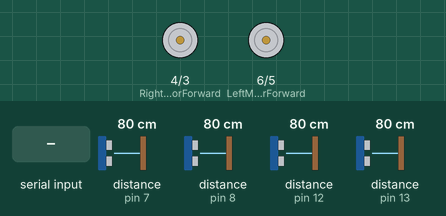
The sketch below on a simulated Arduino Uno, built with avr-gcc and run on an emulated ATmega328P. On the bench: motor-driver pin pairs drawn as motors (green arrow = first pin HIGH = forward, orange = second pin HIGH = backward, longer = more drive). Inputs (shaded band) come from the test bench; at power-on: distance to the obstacle (sensors on pin 7, pin 8, pin 12, pin 13) 80 cm. The echo pulse lasts 58.3 µs per cm.

Above: at 1.4 s.
1.5 s: "Q" received over Serial
At 2.0 s:
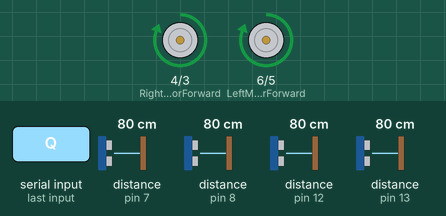
At 4.67 s:
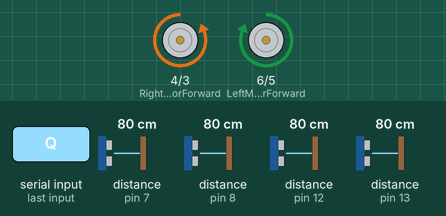
Timing chart, 0 to 7.3 s (numbered marks = the images above; inputs shaded):
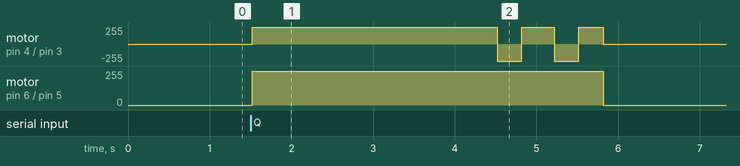

The sketch:

motor_for_uno.ino
```cpp
#include <NewPing.h>
#include <SoftwareSerial.h>

// L298N motor control pins
const int LeftMotorForward = 6;
const int LeftMotorBackward = 5;
const int RightMotorForward = 4;
const int RightMotorBackward = 3;

// sensor pins
#define trig_pin 2 // xac dinh chan trig
#define echo_pin_1 7 // xac dinh chan echo
#define echo_pin_2 8
#define echo_pin_3 12
#define echo_pin_4 13

#define maximum_distance 200

boolean goesForward = false;

int distance = 100;

int enable = 0;

//sensor function
#define SONAR_NUM 4
NewPing sonar[SONAR_NUM] = {
  NewPing(trig_pin, echo_pin_1, maximum_distance), // chan 7
  NewPing(trig_pin, echo_pin_2, maximum_distance), // chan 8 -> left
  NewPing(trig_pin, echo_pin_3, maximum_distance), // chan 12
  NewPing(trig_pin, echo_pin_4, maximum_distance) // chan 13 -> right
};

int positions[4];


void setup(){
  Serial.begin(9600);
  pinMode(RightMotorForward, OUTPUT);
  pinMode(LeftMotorForward, OUTPUT);
  pinMode(LeftMotorBackward, OUTPUT);
  pinMode(RightMotorBackward, OUTPUT);

  delay(100);
  distances();
  delay(100);
}


void distances() {
  for (uint8_t i = 0;i<SONAR_NUM;i++){
    positions[i] = sonar[i].ping_cm();
  }
}


void moveStop(){
  digitalWrite(RightMotorForward, LOW);
  digitalWrite(LeftMotorForward, LOW);
  digitalWrite(RightMotorBackward, LOW);
  digitalWrite(LeftMotorBackward, LOW);
}


void moveForward(){
  if(!goesForward){
    goesForward=true;
    digitalWrite(LeftMotorForward, HIGH);
    digitalWrite(RightMotorForward, HIGH);
    digitalWrite(LeftMotorBackward, LOW);
    digitalWrite(RightMotorBackward, LOW);
  }
}


void moveBackward(){
  goesForward=false;
  digitalWrite(LeftMotorBackward, HIGH);
  digitalWrite(RightMotorBackward, HIGH);
  digitalWrite(LeftMotorForward, LOW);
  digitalWrite(RightMotorForward, LOW);
}


void turnRight(){
  digitalWrite(LeftMotorForward, HIGH);
  digitalWrite(RightMotorBackward, HIGH);
  digitalWrite(LeftMotorBackward, LOW);
  digitalWrite(RightMotorForward, LOW);
  delay(300);
  digitalWrite(LeftMotorForward, HIGH);
  digitalWrite(RightMotorForward, HIGH);
  digitalWrite(LeftMotorBackward, LOW);
  digitalWrite(RightMotorBackward, LOW);
}


void turnLeft(){
  digitalWrite(LeftMotorBackward, HIGH);
  digitalWrite(RightMotorForward, HIGH);
  digitalWrite(LeftMotorForward, LOW);
  digitalWrite(RightMotorBackward, LOW);
  delay(300);
  digitalWrite(LeftMotorForward, HIGH);
  digitalWrite(RightMotorForward, HIGH);
  digitalWrite(LeftMotorBackward, LOW);
  digitalWrite(RightMotorBackward, LOW);
}
void loop(){
  delay(50);
  int disForward = positions[0];
  int disBackward = positions[2];
  int disLeft = positions[1];
  int disRight = positions[3];

  while (Serial.available()){
    char key = Serial.read();
    if (key == 'Q'){ // auto run: turn right, traight 3000ms, turn right, traight 300ms, turn right, traight 100ms, stop
      if (disForward <= 15){
        moveStop();
        delay(300);
        moveBackward();
        delay(300);
        moveStop();
        delay(100);
        turnRight();
      }
      else{
        moveForward();
        delay(3000);
        turnRight();
        delay(100);
        moveForward();
        delay(300);
        turnRight();
        delay(100);
        moveForward();
        delay(200);
        moveStop();
      }
      distances();
    }
    if (key == 'E'){ // control
      if (key == 'W'){
      enable = 0;
      moveForward();
      }

      else if (key == 'S'){
        moveBackward();
      }

      else if (key == 'A'){
        turnLeft();
      }

      else if (key == 'D'){
        turnRight();
      }

      else if (key == 'F'){
        enable = 1;
        moveStop();
      }
    }
  }
}
```
